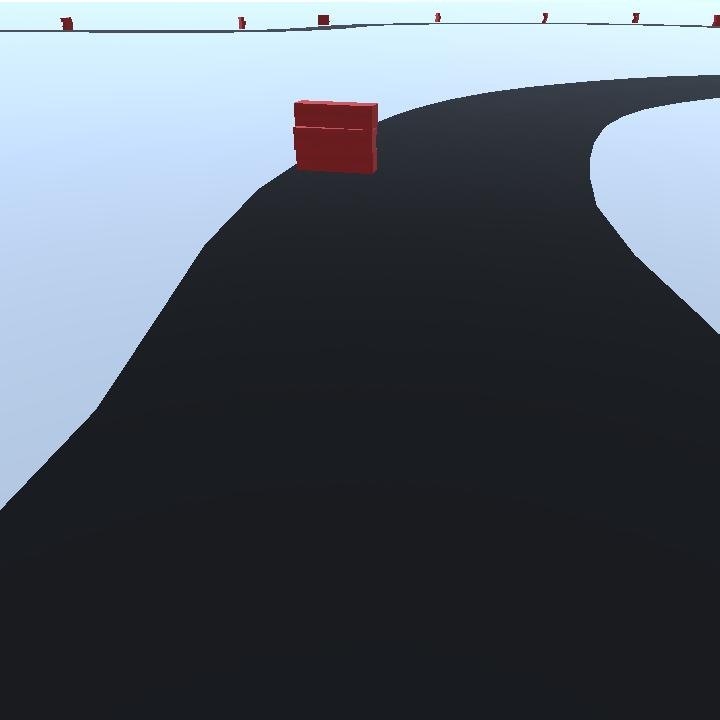
#> input picture Python-Wrapper/input.png, 720 x 720 px, found by its file name
$ python segment.py
#> lines starting #> are read from the running program, lines starting #| are printed output that depends on the picture
import cv2
import numpy as np
import numpy.typing as npt


def segment(img: npt.NDArray, one_hot: bool = True) -> npt.NDArray:
    '''Segmentation by pure color detection.
    Applicable to the simulation environment.'''
    # img = cv2.cvtColor(img, cv2.COLOR_BGR2RGB)
    blue = img[:, :, 0]
    green = img[:, :, 1]
    red = img[:, :, 2]

    # Create a result array with the same height and width, initialized to 1
    result = np.ones((img.shape[0], img.shape[1]), dtype=int)

    # Apply the conditions to assign the segmentation labels
    result[(red - 5 > green) & (red - 5 > blue)] = 2
    result[blue > 200] = 0

    if one_hot:
        result = np.eye(3)[result].transpose(2, 0, 1)

    return result


def decode_segmented(mask):
    '''Decode the segmented masks to an image. Just for visualization.'''
    colors = [
        [255, 200, 200],  # BGR
        [0, 0, 0],
        [0, 0, 255],
    ]
    img = np.zeros((*mask.shape, 3), dtype=np.uint8)
    for i in range(3):
        img[mask == i] = colors[i]
    return img


def main() -> None:
    img = cv2.imread("input.png")
#> img is the input picture: shape (720, 720, 3); mean B, G, R 99.4, 89.4, 81.5
    img = cv2.resize(img, (224, 224))
#> img: shape (224, 224, 3)
    img = cv2.cvtColor(img, cv2.COLOR_BGR2RGB)
    mask = segment(img, one_hot=False)
#> in segment, `blue = img[:, :, 0]`:
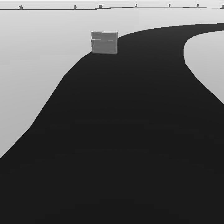
#> blue: shape (224, 224); min 4, max 252, mean 81.4
#> in segment, `green = img[:, :, 1]`:
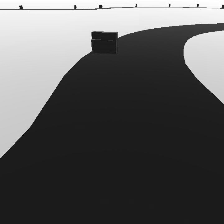
#> green: shape (224, 224); min 6, max 255, mean 89.3
#> in segment, `red = img[:, :, 2]`:
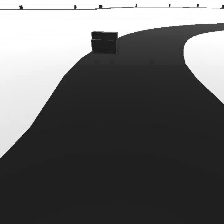
#> red: shape (224, 224); min 19, max 255, mean 99.3
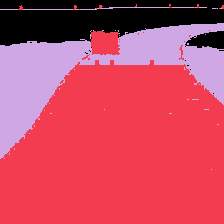
#> mask: shape (224, 224) int64; 3 distinct labels, from 0 to 2; one colour per label, 0 black
    img = decode_segmented(mask)
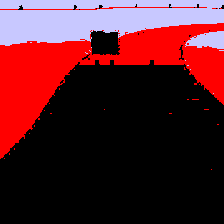
#> img: shape (224, 224, 3); mean of channels 0, 1, 2 39.9, 31.3, 85.2; drawn as B, G, R
    print(img.shape)
#| (224, 224, 3)
    # cv2.imshow("image", cv2.cvtColor(img, cv2.COLOR_RGB2BGR))
    # cv2.waitKey(0)
    cv2.imwrite("sim_segment.png", cv2.cvtColor(img, cv2.COLOR_RGB2BGR))
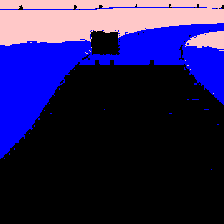
#> saved as sim_segment.png: shape (224, 224, 3); mean B, G, R 85.2, 31.3, 39.9


if __name__ == '__main__':
    main()
